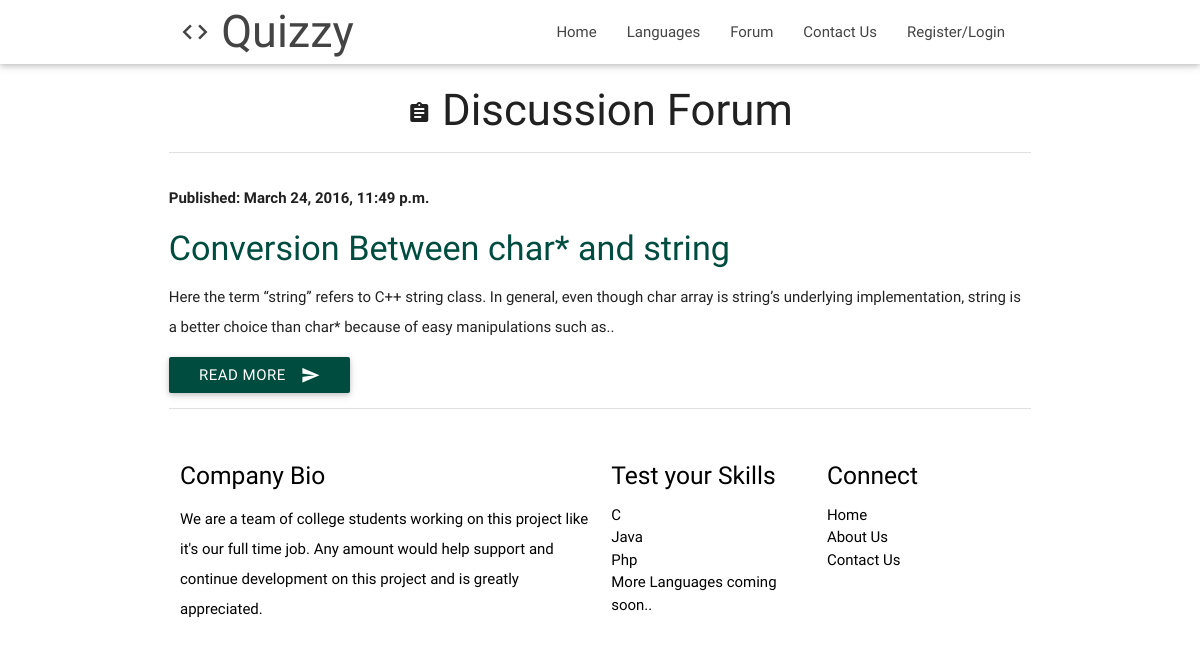
Page /forums/ on the committed database.
### forums/models.py (models this page shows, shortened)
class Post(models.Model):
    user = models.ForeignKey('auth.User')
    question = models.CharField(max_length=200)
    text = models.TextField()
    synopsis = models.TextField(default="null")
    slug = models.SlugField(max_length=120, unique=True, default="null")
    created_date = models.DateTimeField(
            default=timezone.now)
    published_date = models.DateTimeField(
            blank=True, null=True)

### forums/views.py (the view)
# urls.py: url(r'^forums/$', views.post_list, name='post_list'),
def post_list(request):
    posts = Post.objects.all().order_by('-published_date')
    return render(request, 'forums/post_list.html', {'posts': posts})

### forums/templates/forums/post_list.html (shortened to what this page needs)
<!DOCTYPE html>
<html lang="en">
<head>
  {% load staticfiles %}
  <link href="{% static 'css/materialize.css' %}" type="text/css" rel="stylesheet" media="screen,projection"/>
  <link href="{% static 'css/style.css' %}" type="text/css" rel="stylesheet" media="screen,projection"/>
</head>
<body>
  <nav class="white" role="navigation">
    <div class="nav-wrapper container">
      <a id="logo-container" href="/" class="brand-logo" style="font-family: 'Amaranth', sans-serif;font-size:300%;"><i class="material-icons" style="float:left;">code</i>&nbspQuizzy</a>
      <ul class="right hide-on-med-and-down">
        <li><a href="/">Home</a></li>
        <li><a href="/test/">Languages</a></li>
          <li><a href="/forums">Forum</a></li>
        <li><a href="/contact">Contact Us</a></li>
        {% if user.is_authenticated %}
        <li><a class="dropdown-button" data-beloworigin="true" data-activates="dropdown1">Welcome {{user.username}} ▼</a></li>
          <ul id='dropdown1' class='dropdown-content'>
            <li><a href="/performance">Your Performance</a></li>
            <li><a href="/logout">Logout</a></li>
          </ul>
        {% else %}
        <li><a href="/login">Register/Login</a></li>
        {% endif %}
      </ul>
    </div>
  </nav>
        <div class="container">
        <h3 class="center-align"><i class="material-icons">assignment</i>&nbspDiscussion Forum</h3>
        {% for post in posts %}
            <div class="row">
              <div class="divider"></div>
              <div class="section">
                <p><b>Published: {{ post.published_date }}</b></p>
                <h4><span style="color:#004d40">{{ post.question }}</span></h4>
                <p>{{ post.synopsis|linebreaks }}</p>
                <div class="left-align">
                <a class="btn waves-effect default teal darken-4" href="/forums/{{ post.id }}/{{post.slug}}" name="action">Read More
    <i class="material-icons right">send</i>
  </a>
</div>
            </div>
            <div class="divider"></div>
          </div>
        {% endfor %}
        </div>
<footer class="page-footer white">
    <div class="container">
      <div class="row">
        <div class="col l6 s12">
          <h5 class="black-text">Company Bio</h5>
          <p class="black-text text-lighten-4">We are a team of college students working on this project like it's our full time job. Any amount would help support and continue development on this project and is greatly appreciated.</p>
        </div>
        <div class="col l3 s12">
          <h5 class="black-text">Test your Skills</h5>
          <ul>
            <li><a class="black-text" href="#!">C</a></li>
            <li><a class="black-text" href="#!">Java</a></li>
            <li><a class="black-text" href="#!">Php</a></li>
            <li><a class="black-text" href="#!">More Languages coming soon..</a></li>
          </ul>
        </div>
        <div class="col l3 s12">
          <h5 class="black-text">Connect</h5>
          <ul>
            <li><a class="black-text" href="#!">Home</a></li>
            <li><a class="black-text" href="#!">About Us</a></li>
            <li><a class="black-text" href="#!">Contact Us</a></li>
          </ul>
        </div>
      </div>
    </div>
  </footer>
  </body>
</html>

### static/css/style.css (style rules this page uses)
nav ul a, nav .brand-logo { color: #444; }
p { line-height: 2rem; }
footer.page-footer { margin: 0; }

### rows in the picture
Post: published_date "March 24, 2016, 11:49 p.m.", question "Conversion Between char* and string", synopsis "Here the term “string” refers to C++ string class. In general, even though char array is string’s underlying implementation, string is a better choice than char* because of easy manipulations such as.."
